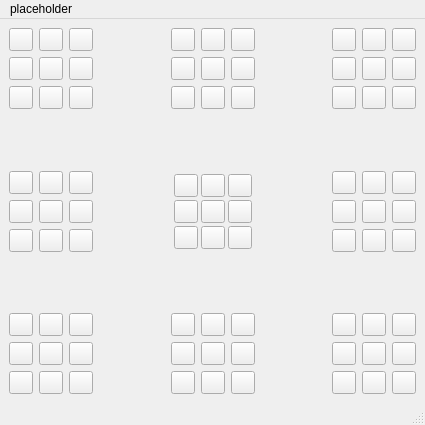
<?xml version="1.0" encoding="UTF-8"?>
<ui version="4.0">
 <class>MainWindow</class>
 <widget class="QMainWindow" name="MainWindow">
  <property name="geometry">
   <rect>
    <x>0</x>
    <y>0</y>
    <width>425</width>
    <height>425</height>
   </rect>
  </property>
  <property name="sizePolicy">
   <sizepolicy hsizetype="Fixed" vsizetype="Minimum">
    <horstretch>0</horstretch>
    <verstretch>0</verstretch>
   </sizepolicy>
  </property>
  <property name="minimumSize">
   <size>
    <width>425</width>
    <height>425</height>
   </size>
  </property>
  <property name="maximumSize">
   <size>
    <width>425</width>
    <height>425</height>
   </size>
  </property>
  <property name="sizeIncrement">
   <size>
    <width>0</width>
    <height>0</height>
   </size>
  </property>
  <property name="cursor">
   <cursorShape>ArrowCursor</cursorShape>
  </property>
  <property name="windowTitle">
   <string>MainWindow</string>
  </property>
  <property name="styleSheet">
   <string notr="true">background-image: url(:/bg/bgs/bg.png);
background-repeat: no-repeat;
</string>
  </property>
  <widget class="QWidget" name="centralwidget">
   <property name="font">
    <font>
     <family>Consolas</family>
    </font>
   </property>
   <layout class="QGridLayout" name="gridLayout">
    <property name="sizeConstraint">
     <enum>QLayout::SetDefaultConstraint</enum>
    </property>
    <item row="0" column="2">
     <spacer name="horizontalSpacer">
      <property name="orientation">
       <enum>Qt::Horizontal</enum>
      </property>
      <property name="sizeHint" stdset="0">
       <size>
        <width>40</width>
        <height>20</height>
       </size>
      </property>
     </spacer>
    </item>
    <item row="2" column="3">
     <layout class="QGridLayout" name="_1_1">
      <property name="spacing">
       <number>0</number>
      </property>
      <item row="1" column="0">
       <widget class="QToolButton" name="B_1_15">
        <property name="text">
         <string/>
        </property>
       </widget>
      </item>
      <item row="0" column="0">
       <widget class="QToolButton" name="B_0_15">
        <property name="text">
         <string/>
        </property>
       </widget>
      </item>
      <item row="1" column="2">
       <widget class="QToolButton" name="B_1_16">
        <property name="text">
         <string/>
        </property>
       </widget>
      </item>
      <item row="0" column="2">
       <widget class="QToolButton" name="B_0_16">
        <property name="text">
         <string/>
        </property>
       </widget>
      </item>
      <item row="2" column="0">
       <widget class="QToolButton" name="B_2_15">
        <property name="text">
         <string/>
        </property>
       </widget>
      </item>
      <item row="1" column="1">
       <widget class="QToolButton" name="B_1_17">
        <property name="text">
         <string/>
        </property>
       </widget>
      </item>
      <item row="0" column="1">
       <widget class="QToolButton" name="B_0_17">
        <property name="text">
         <string/>
        </property>
       </widget>
      </item>
      <item row="2" column="1">
       <widget class="QToolButton" name="B_2_16">
        <property name="text">
         <string/>
        </property>
       </widget>
      </item>
      <item row="2" column="2">
       <widget class="QToolButton" name="B_2_17">
        <property name="text">
         <string/>
        </property>
       </widget>
      </item>
     </layout>
    </item>
    <item row="0" column="3">
     <layout class="QGridLayout" name="_0_2">
      <item row="1" column="0">
       <widget class="QToolButton" name="B_1_6">
        <property name="text">
         <string/>
        </property>
       </widget>
      </item>
      <item row="0" column="0">
       <widget class="QToolButton" name="B_0_6">
        <property name="text">
         <string/>
        </property>
       </widget>
      </item>
      <item row="1" column="2">
       <widget class="QToolButton" name="B_1_7">
        <property name="text">
         <string/>
        </property>
       </widget>
      </item>
      <item row="0" column="2">
       <widget class="QToolButton" name="B_0_7">
        <property name="text">
         <string/>
        </property>
       </widget>
      </item>
      <item row="2" column="0">
       <widget class="QToolButton" name="B_2_6">
        <property name="text">
         <string/>
        </property>
       </widget>
      </item>
      <item row="1" column="1">
       <widget class="QToolButton" name="B_1_8">
        <property name="text">
         <string/>
        </property>
       </widget>
      </item>
      <item row="0" column="1">
       <widget class="QToolButton" name="B_0_8">
        <property name="text">
         <string/>
        </property>
       </widget>
      </item>
      <item row="2" column="1">
       <widget class="QToolButton" name="B_2_7">
        <property name="text">
         <string/>
        </property>
       </widget>
      </item>
      <item row="2" column="2">
       <widget class="QToolButton" name="B_2_8">
        <property name="text">
         <string/>
        </property>
       </widget>
      </item>
     </layout>
    </item>
    <item row="0" column="1">
     <layout class="QGridLayout" name="_0_0">
      <item row="1" column="0">
       <widget class="QToolButton" name="B_1_0">
        <property name="text">
         <string/>
        </property>
       </widget>
      </item>
      <item row="0" column="0">
       <widget class="QToolButton" name="B_0_0">
        <property name="text">
         <string/>
        </property>
       </widget>
      </item>
      <item row="1" column="2">
       <widget class="QToolButton" name="B_1_2">
        <property name="text">
         <string/>
        </property>
       </widget>
      </item>
      <item row="0" column="2">
       <widget class="QToolButton" name="B_0_2">
        <property name="text">
         <string/>
        </property>
       </widget>
      </item>
      <item row="2" column="0">
       <widget class="QToolButton" name="B_2_0">
        <property name="text">
         <string/>
        </property>
       </widget>
      </item>
      <item row="1" column="1">
       <widget class="QToolButton" name="B_1_1">
        <property name="text">
         <string/>
        </property>
       </widget>
      </item>
      <item row="0" column="1">
       <widget class="QToolButton" name="B_0_1">
        <property name="text">
         <string/>
        </property>
       </widget>
      </item>
      <item row="2" column="1">
       <widget class="QToolButton" name="B_2_1">
        <property name="text">
         <string/>
        </property>
       </widget>
      </item>
      <item row="2" column="2">
       <widget class="QToolButton" name="B_2_2">
        <property name="text">
         <string/>
        </property>
       </widget>
      </item>
     </layout>
    </item>
    <item row="2" column="1">
     <layout class="QGridLayout" name="_1_0">
      <item row="1" column="0">
       <widget class="QToolButton" name="B_1_12">
        <property name="text">
         <string/>
        </property>
       </widget>
      </item>
      <item row="0" column="0">
       <widget class="QToolButton" name="B_0_12">
        <property name="text">
         <string/>
        </property>
       </widget>
      </item>
      <item row="1" column="2">
       <widget class="QToolButton" name="B_1_13">
        <property name="text">
         <string/>
        </property>
       </widget>
      </item>
      <item row="0" column="2">
       <widget class="QToolButton" name="B_0_13">
        <property name="text">
         <string/>
        </property>
       </widget>
      </item>
      <item row="2" column="0">
       <widget class="QToolButton" name="B_2_12">
        <property name="text">
         <string/>
        </property>
       </widget>
      </item>
      <item row="1" column="1">
       <widget class="QToolButton" name="B_1_14">
        <property name="text">
         <string/>
        </property>
       </widget>
      </item>
      <item row="0" column="1">
       <widget class="QToolButton" name="B_0_14">
        <property name="text">
         <string/>
        </property>
       </widget>
      </item>
      <item row="2" column="1">
       <widget class="QToolButton" name="B_2_13">
        <property name="text">
         <string/>
        </property>
       </widget>
      </item>
      <item row="2" column="2">
       <widget class="QToolButton" name="B_2_14">
        <property name="text">
         <string/>
        </property>
       </widget>
      </item>
     </layout>
    </item>
    <item row="4" column="5">
     <layout class="QGridLayout" name="_2_2">
      <item row="2" column="2">
       <widget class="QToolButton" name="B_2_29">
        <property name="text">
         <string/>
        </property>
       </widget>
      </item>
      <item row="2" column="0">
       <widget class="QToolButton" name="B_2_27">
        <property name="text">
         <string/>
        </property>
       </widget>
      </item>
      <item row="2" column="1">
       <widget class="QToolButton" name="B_2_28">
        <property name="text">
         <string/>
        </property>
       </widget>
      </item>
      <item row="1" column="1">
       <widget class="QToolButton" name="B_1_29">
        <property name="text">
         <string/>
        </property>
       </widget>
      </item>
      <item row="1" column="0">
       <widget class="QToolButton" name="B_1_27">
        <property name="text">
         <string/>
        </property>
       </widget>
      </item>
      <item row="0" column="0">
       <widget class="QToolButton" name="B_0_27">
        <property name="text">
         <string/>
        </property>
       </widget>
      </item>
      <item row="0" column="1">
       <widget class="QToolButton" name="B_0_29">
        <property name="text">
         <string/>
        </property>
       </widget>
      </item>
      <item row="0" column="2">
       <widget class="QToolButton" name="B_0_28">
        <property name="text">
         <string/>
        </property>
       </widget>
      </item>
      <item row="1" column="2">
       <widget class="QToolButton" name="B_1_28">
        <property name="text">
         <string/>
        </property>
       </widget>
      </item>
     </layout>
    </item>
    <item row="3" column="3">
     <spacer name="verticalSpacer">
      <property name="orientation">
       <enum>Qt::Vertical</enum>
      </property>
      <property name="sizeHint" stdset="0">
       <size>
        <width>20</width>
        <height>40</height>
       </size>
      </property>
     </spacer>
    </item>
    <item row="4" column="1">
     <layout class="QGridLayout" name="_2_0">
      <item row="1" column="0">
       <widget class="QToolButton" name="B_1_21">
        <property name="text">
         <string/>
        </property>
       </widget>
      </item>
      <item row="0" column="0">
       <widget class="QToolButton" name="B_0_21">
        <property name="text">
         <string/>
        </property>
       </widget>
      </item>
      <item row="1" column="2">
       <widget class="QToolButton" name="B_1_22">
        <property name="text">
         <string/>
        </property>
       </widget>
      </item>
      <item row="0" column="2">
       <widget class="QToolButton" name="B_0_22">
        <property name="text">
         <string/>
        </property>
       </widget>
      </item>
      <item row="2" column="0">
       <widget class="QToolButton" name="B_2_21">
        <property name="text">
         <string/>
        </property>
       </widget>
      </item>
      <item row="1" column="1">
       <widget class="QToolButton" name="B_1_23">
        <property name="text">
         <string/>
        </property>
       </widget>
      </item>
      <item row="0" column="1">
       <widget class="QToolButton" name="B_0_23">
        <property name="text">
         <string/>
        </property>
       </widget>
      </item>
      <item row="2" column="1">
       <widget class="QToolButton" name="B_2_22">
        <property name="text">
         <string/>
        </property>
       </widget>
      </item>
      <item row="2" column="2">
       <widget class="QToolButton" name="B_2_23">
        <property name="text">
         <string/>
        </property>
       </widget>
      </item>
     </layout>
    </item>
    <item row="2" column="5">
     <layout class="QGridLayout" name="_1_2">
      <item row="1" column="0">
       <widget class="QToolButton" name="B_1_18">
        <property name="text">
         <string/>
        </property>
       </widget>
      </item>
      <item row="2" column="1">
       <widget class="QToolButton" name="B_2_19">
        <property name="text">
         <string/>
        </property>
       </widget>
      </item>
      <item row="1" column="1">
       <widget class="QToolButton" name="B_1_20">
        <property name="text">
         <string/>
        </property>
       </widget>
      </item>
      <item row="1" column="2">
       <widget class="QToolButton" name="B_1_19">
        <property name="text">
         <string/>
        </property>
       </widget>
      </item>
      <item row="0" column="1">
       <widget class="QToolButton" name="B_0_20">
        <property name="text">
         <string/>
        </property>
       </widget>
      </item>
      <item row="0" column="0">
       <widget class="QToolButton" name="B_0_18">
        <property name="sizePolicy">
         <sizepolicy hsizetype="Maximum" vsizetype="Fixed">
          <horstretch>0</horstretch>
          <verstretch>0</verstretch>
         </sizepolicy>
        </property>
        <property name="text">
         <string/>
        </property>
       </widget>
      </item>
      <item row="2" column="0">
       <widget class="QToolButton" name="B_2_18">
        <property name="text">
         <string/>
        </property>
       </widget>
      </item>
      <item row="2" column="2">
       <widget class="QToolButton" name="B_2_20">
        <property name="text">
         <string/>
        </property>
       </widget>
      </item>
      <item row="0" column="2">
       <widget class="QToolButton" name="B_0_19">
        <property name="text">
         <string/>
        </property>
       </widget>
      </item>
     </layout>
    </item>
    <item row="0" column="5">
     <layout class="QGridLayout" name="_0_3">
      <item row="2" column="0">
       <widget class="QToolButton" name="B_2_9">
        <property name="text">
         <string/>
        </property>
       </widget>
      </item>
      <item row="1" column="1">
       <widget class="QToolButton" name="B_1_11">
        <property name="text">
         <string/>
        </property>
       </widget>
      </item>
      <item row="0" column="1">
       <widget class="QToolButton" name="B_0_11">
        <property name="text">
         <string/>
        </property>
       </widget>
      </item>
      <item row="2" column="2">
       <widget class="QToolButton" name="B_2_11">
        <property name="text">
         <string/>
        </property>
       </widget>
      </item>
      <item row="0" column="0">
       <widget class="QToolButton" name="B_0_9">
        <property name="text">
         <string/>
        </property>
       </widget>
      </item>
      <item row="1" column="2">
       <widget class="QToolButton" name="B_1_10">
        <property name="text">
         <string/>
        </property>
       </widget>
      </item>
      <item row="0" column="2">
       <widget class="QToolButton" name="B_0_10">
        <property name="text">
         <string/>
        </property>
       </widget>
      </item>
      <item row="1" column="0">
       <widget class="QToolButton" name="B_1_9">
        <property name="text">
         <string/>
        </property>
       </widget>
      </item>
      <item row="2" column="1">
       <widget class="QToolButton" name="B_2_10">
        <property name="text">
         <string/>
        </property>
       </widget>
      </item>
     </layout>
    </item>
    <item row="1" column="3">
     <spacer name="verticalSpacer_2">
      <property name="orientation">
       <enum>Qt::Vertical</enum>
      </property>
      <property name="sizeHint" stdset="0">
       <size>
        <width>20</width>
        <height>40</height>
       </size>
      </property>
     </spacer>
    </item>
    <item row="0" column="4">
     <spacer name="horizontalSpacer_2">
      <property name="orientation">
       <enum>Qt::Horizontal</enum>
      </property>
      <property name="sizeHint" stdset="0">
       <size>
        <width>40</width>
        <height>20</height>
       </size>
      </property>
     </spacer>
    </item>
    <item row="4" column="3">
     <layout class="QGridLayout" name="_2_1">
      <property name="sizeConstraint">
       <enum>QLayout::SetMaximumSize</enum>
      </property>
      <item row="1" column="0">
       <widget class="QToolButton" name="B_1_24">
        <property name="text">
         <string/>
        </property>
       </widget>
      </item>
      <item row="0" column="0">
       <widget class="QToolButton" name="B_0_24">
        <property name="text">
         <string/>
        </property>
       </widget>
      </item>
      <item row="1" column="2">
       <widget class="QToolButton" name="B_1_25">
        <property name="text">
         <string/>
        </property>
       </widget>
      </item>
      <item row="0" column="2">
       <widget class="QToolButton" name="B_0_25">
        <property name="text">
         <string/>
        </property>
       </widget>
      </item>
      <item row="2" column="0">
       <widget class="QToolButton" name="B_2_24">
        <property name="text">
         <string/>
        </property>
       </widget>
      </item>
      <item row="1" column="1">
       <widget class="QToolButton" name="B_1_26">
        <property name="text">
         <string/>
        </property>
       </widget>
      </item>
      <item row="0" column="1">
       <widget class="QToolButton" name="B_0_26">
        <property name="text">
         <string/>
        </property>
       </widget>
      </item>
      <item row="2" column="1">
       <widget class="QToolButton" name="B_2_25">
        <property name="text">
         <string/>
        </property>
       </widget>
      </item>
      <item row="2" column="2">
       <widget class="QToolButton" name="B_2_26">
        <property name="text">
         <string/>
        </property>
       </widget>
      </item>
     </layout>
    </item>
   </layout>
  </widget>
  <widget class="QStatusBar" name="statusbar"/>
  <widget class="QMenuBar" name="menubar">
   <property name="geometry">
    <rect>
     <x>0</x>
     <y>0</y>
     <width>425</width>
     <height>21</height>
    </rect>
   </property>
   <widget class="QMenu" name="menuplaceholder">
    <property name="title">
     <string>placeholder</string>
    </property>
   </widget>
   <addaction name="menuplaceholder"/>
  </widget>
 </widget>
 <resources/>
 <connections/>
</ui>
